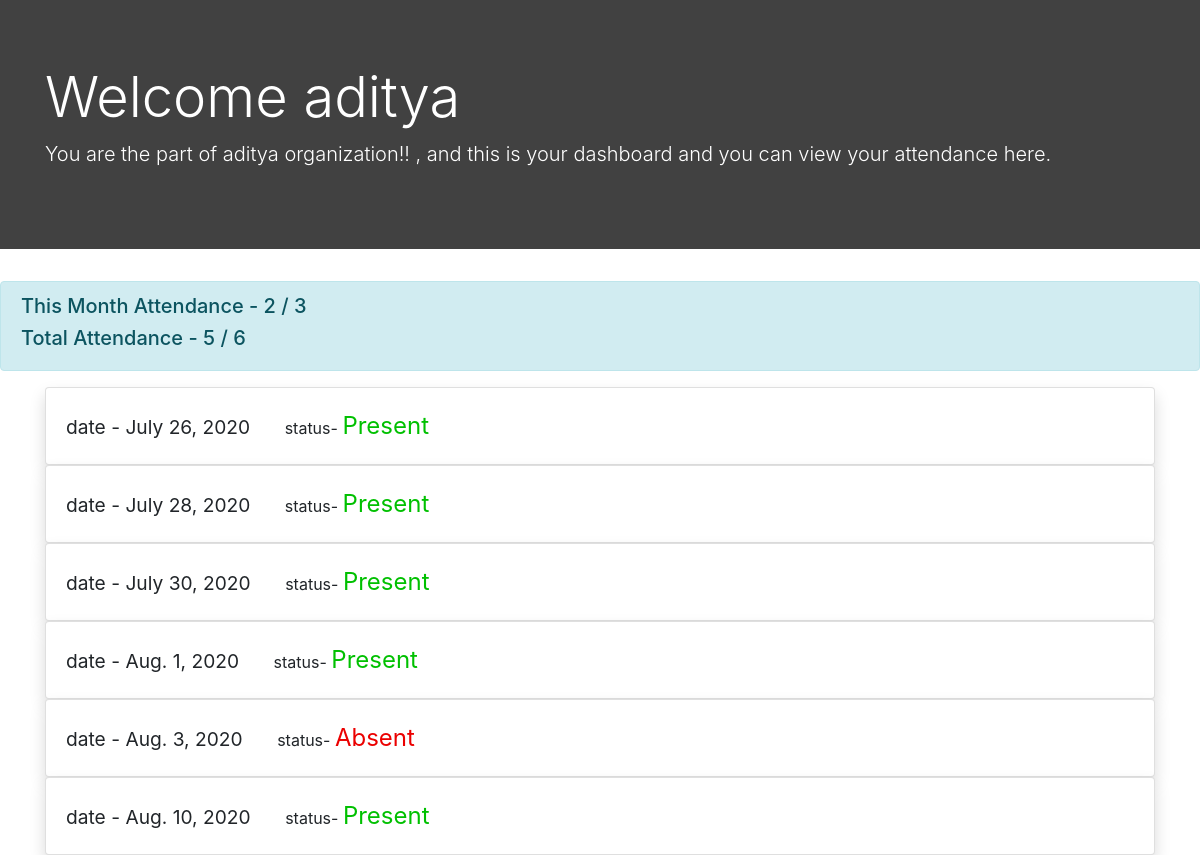
Screenshot of /userdashboard/ (signed in) with the database file from the repository.
### attendanceapp/models.py (models this page shows, shortened)
class Userattendance(models.Model):
    orgname = models.CharField(max_length=200)
    username = models.CharField(max_length=200)
    status =models.BooleanField(default=False)
    date = models.DateTimeField(default = datetime.today)
    encoded = models.TextField(default='')
    imagee = models.ImageField(blank=True)

### attendanceapp/views.py (the view)
# urls.py: path('userdashboard/', views.userdashboard, name="userdashboard"),
def userdashboard(request):
    user = Indlist.objects.filter(username=request.user.username).first()
    users = Userattendance.objects.filter(username = request.user.username)
    tpresent= 0
    tmonth = 0
    tmpresent = 0
    for user in users:
        if user.date.month == datetime.now().month and user.date.year == datetime.now().year:
            tmonth+=1
            if user.status:
                tmpresent += 1
        if user.status:
            tpresent += 1
    return render(request, 'userdashboard.html', {'user': user, 'users' : users, 'total' : len(users), 'tpresent' : tpresent, 'tmonth' : tmonth, 'tmpresent' : tmpresent})

### templates/userdashboard.html (shortened to what this page needs)
<!DOCTYPE html>
<html lang="en">
<head>
    <link rel="stylesheet" href="https://stackpath.bootstrapcdn.com/bootstrap/4.5.0/css/bootstrap.min.css"
>
</head>
<body>
    <div class="jumbotron jumbotron-fluid" style="background-color: rgba(0, 0, 0, 0.747); color: white;">
        <div class="container">
            <h1 class="display-4">Welcome {{user.username}}</h1>
            <p class="lead">You are the part of {{user.orgname}} organization!! , and this is your dashboard and you can
                view your attendance here.</p>
        </div>
    </div>
    <div class="alert alert-info" role="alert">
        <h5>This Month Attendance - {{tmpresent}} / {{tmonth}} </h5>
        <h5>Total Attendance - {{tpresent}} / {{total}} </h5>
    </div>
    <div class="container">
        {% for user in users %}
        <div class="row">
            <div class="col-xl-12">
                <div class="card shadow">
                    <div class="card-body">
                        <span style="font-size: larger;">date - {{user.date.date}}</span>
                        <span style="margin-left: 30px;"> status-
                            {% if user.status is True %}
                            <span style="color: rgb(0, 192, 0); font-size: x-large;"> Present</span>
                            {% else %}
                            <span style="color: rgb(235, 0, 0); font-size: x-large;">Absent</span>
                            {% endif %}
                        </span>
                    </div>
                </div>
            </div>
        </div>
        {% endfor %}
    </div>
</body>
</html>

### rows the page displays
Userattendance: username "aditya", orgname "aditya", date "Aug. 10, 2020", status "Present"
Userattendance: date "July 26, 2020", status "Present"
Userattendance: date "July 28, 2020", status "Present"
Userattendance: date "July 30, 2020", status "Present"
Userattendance: date "Aug. 1, 2020", status "Present"
Userattendance: date "Aug. 3, 2020", status "Absent"

### other values shown
{{ tmpresent }} "2"
{{ tmonth }} "3"
{{ tpresent }} "5"
{{ total }} "6"
